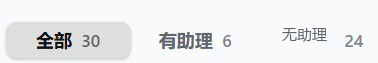
#> input picture draft-sz15-y28.png, 378 x 63 px, given in place of draft-sz16-y30.png, which was not available
$ python compare.py
#> lines starting #> are read from the running program, lines starting #| are printed output that depends on the picture
from PIL import Image
for name in ['draft-sz16-y30','draft-sz16-y29','draft-sz17-y30','draft-sz15-y30']:
    im = Image.open(f'D:/dsh-plugin/dsh-im-companion/{name}.png')
#> im is the input picture: PIL image 378x63 RGBA; mean R, G, B, A 234.4, 235.5, 236.6, 255
    crop = im.crop((250, 0, 378, 63))
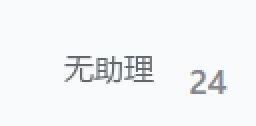
#> crop: PIL image 128x63 RGBA (shown 2 times larger); mean R, G, B, A 243.4, 244.6, 245.8, 255
    big = crop.resize((crop.width*4, crop.height*4), Image.NEAREST)
    big.save(f'D:/dsh-plugin/dsh-im-companion/{name}-zoom.png')
    print(f'saved {name}-zoom')
#> pass 2 of the loop `for name in ['draft-sz16-y30','draft-sz16-y29','draft-sz17-y30','draft..`:
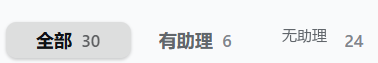
#> input picture draft-sz15-y29.png, 378 x 63 px, given in place of draft-sz16-y29.png, which was not available
#> im is the input picture: PIL image 378x63 RGBA; mean R, G, B, A 234.4, 235.5, 236.6, 255
#> `crop = im.crop((250, 0, 378, 63))`:
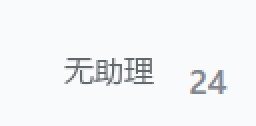
#> crop: PIL image 128x63 RGBA (shown 2 times larger); mean R, G, B, A 243.4, 244.6, 245.8, 255
#> (the run stopped early here; a loop or call above may not have finished)
